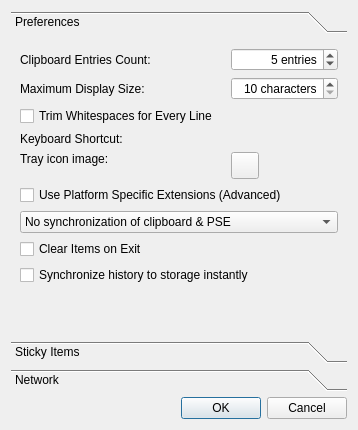
<?xml version="1.0" encoding="UTF-8"?>
<ui version="4.0">
 <class>QlipperPreferencesDialog</class>
 <widget class="QDialog" name="QlipperPreferencesDialog">
  <property name="geometry">
   <rect>
    <x>0</x>
    <y>0</y>
    <width>358</width>
    <height>430</height>
   </rect>
  </property>
  <property name="windowTitle">
   <string>Qlipper Preferences</string>
  </property>
  <layout class="QGridLayout" name="gridLayout_2">
   <item row="1" column="0">
    <widget class="QDialogButtonBox" name="buttonBox">
     <property name="orientation">
      <enum>Qt::Horizontal</enum>
     </property>
     <property name="standardButtons">
      <set>QDialogButtonBox::Cancel|QDialogButtonBox::Ok</set>
     </property>
    </widget>
   </item>
   <item row="0" column="0">
    <widget class="QToolBox" name="toolBox">
     <property name="currentIndex">
      <number>0</number>
     </property>
     <widget class="QWidget" name="page">
      <property name="geometry">
       <rect>
        <x>0</x>
        <y>0</y>
        <width>340</width>
        <height>302</height>
       </rect>
      </property>
      <attribute name="label">
       <string>Preferences</string>
      </attribute>
      <layout class="QGridLayout" name="gridLayout">
       <item row="0" column="0">
        <widget class="QLabel" name="label">
         <property name="text">
          <string>Clipboard Entries Count:</string>
         </property>
        </widget>
       </item>
       <item row="0" column="1">
        <widget class="QSpinBox" name="historyComboBox">
         <property name="toolTip">
          <string>The maximum count of dynamic items in the menu</string>
         </property>
         <property name="alignment">
          <set>Qt::AlignRight|Qt::AlignTrailing|Qt::AlignVCenter</set>
         </property>
         <property name="suffix">
          <string> entries</string>
         </property>
         <property name="minimum">
          <number>1</number>
         </property>
         <property name="maximum">
          <number>99</number>
         </property>
         <property name="value">
          <number>5</number>
         </property>
        </widget>
       </item>
       <item row="1" column="0">
        <widget class="QLabel" name="label_2">
         <property name="text">
          <string>Maximum Display Size:</string>
         </property>
        </widget>
       </item>
       <item row="1" column="1">
        <widget class="QSpinBox" name="displaySizeComboBox">
         <property name="toolTip">
          <string>How long is the preview text in the menu</string>
         </property>
         <property name="alignment">
          <set>Qt::AlignRight|Qt::AlignTrailing|Qt::AlignVCenter</set>
         </property>
         <property name="suffix">
          <string> characters</string>
         </property>
         <property name="minimum">
          <number>10</number>
         </property>
         <property name="maximum">
          <number>200</number>
         </property>
        </widget>
       </item>
       <item row="2" column="0" colspan="2">
        <widget class="QCheckBox" name="trimCheckBox">
         <property name="toolTip">
          <string>Useful for bigger text blocks copied for example from dummy terminals (minicom, etc.)</string>
         </property>
         <property name="text">
          <string>Trim Whitespaces for Every Line</string>
         </property>
        </widget>
       </item>
       <item row="3" column="0">
        <widget class="QLabel" name="keyboardShortcutLabel">
         <property name="text">
          <string>Keyboard Shortcut:</string>
         </property>
        </widget>
       </item>
       <item row="3" column="1">
        <widget class="QKeySequenceWidget" name="shortcutWidget" native="true">
         <property name="toolTip">
          <string>Change global keyboard shortcut to invoke the menu on screen</string>
         </property>
        </widget>
       </item>
       <item row="4" column="0">
        <widget class="QLabel" name="label_3">
         <property name="text">
          <string>Tray icon image:</string>
         </property>
         <property name="alignment">
          <set>Qt::AlignLeading|Qt::AlignLeft|Qt::AlignTop</set>
         </property>
        </widget>
       </item>
       <item row="4" column="1">
        <widget class="QToolButton" name="buttonIconImage">
         <property name="text">
          <string/>
         </property>
         <property name="iconSize">
          <size>
           <width>20</width>
           <height>20</height>
          </size>
         </property>
         <property name="popupMode">
          <enum>QToolButton::InstantPopup</enum>
         </property>
        </widget>
       </item>
       <item row="5" column="0" colspan="2">
        <widget class="QCheckBox" name="platformExtensionsCheckBox">
         <property name="toolTip">
          <string>Use clipboard extensions (X11 Selections, OS X Find Buffer) when it's supported</string>
         </property>
         <property name="text">
          <string>Use Platform Specific Extensions (Advanced)</string>
         </property>
        </widget>
       </item>
       <item row="6" column="0" colspan="2">
        <widget class="QComboBox" name="synchronizePSE">
         <item>
          <property name="text">
           <string>No synchronization of clipboard &amp; PSE</string>
          </property>
         </item>
         <item>
          <property name="text">
           <string>Synchronize clipboard &amp; PSE when item selected</string>
          </property>
         </item>
         <item>
          <property name="text">
           <string>Synchronize clipboard &amp; PSE instantly</string>
          </property>
         </item>
        </widget>
       </item>
       <item row="7" column="0" colspan="2">
        <widget class="QCheckBox" name="clearItemsOnExit">
         <property name="text">
          <string>Clear Items on Exit</string>
         </property>
        </widget>
       </item>
       <item row="8" column="0" colspan="2">
        <widget class="QCheckBox" name="synchronizeHistory">
         <property name="text">
          <string>Synchronize history to storage instantly</string>
         </property>
        </widget>
       </item>
       <item row="9" column="0" colspan="2">
        <spacer name="verticalSpacer">
         <property name="orientation">
          <enum>Qt::Vertical</enum>
         </property>
         <property name="sizeHint" stdset="0">
          <size>
           <width>20</width>
           <height>96</height>
          </size>
         </property>
        </spacer>
       </item>
      </layout>
     </widget>
     <widget class="QWidget" name="page_2">
      <property name="geometry">
       <rect>
        <x>0</x>
        <y>0</y>
        <width>340</width>
        <height>302</height>
       </rect>
      </property>
      <attribute name="label">
       <string>Sticky Items</string>
      </attribute>
      <layout class="QGridLayout" name="gridLayout_3">
       <item row="0" column="0" rowspan="6">
        <widget class="QListWidget" name="listWidget">
         <property name="toolTip">
          <string>Sticky items are unchanged, always on top snippets in the menu</string>
         </property>
         <property name="alternatingRowColors">
          <bool>true</bool>
         </property>
        </widget>
       </item>
       <item row="0" column="1">
        <spacer name="verticalSpacer_3">
         <property name="orientation">
          <enum>Qt::Vertical</enum>
         </property>
         <property name="sizeHint" stdset="0">
          <size>
           <width>20</width>
           <height>32</height>
          </size>
         </property>
        </spacer>
       </item>
       <item row="1" column="1">
        <widget class="QPushButton" name="stickyAddButton">
         <property name="toolTip">
          <string>Add new item to the end of the list</string>
         </property>
         <property name="text">
          <string>&amp;Add</string>
         </property>
        </widget>
       </item>
       <item row="2" column="1">
        <widget class="QPushButton" name="stickyRemoveButton">
         <property name="toolTip">
          <string>Remove current item</string>
         </property>
         <property name="text">
          <string>&amp;Remove</string>
         </property>
        </widget>
       </item>
       <item row="3" column="1">
        <widget class="QPushButton" name="stickyUpButton">
         <property name="toolTip">
          <string>Move item up</string>
         </property>
         <property name="text">
          <string>&amp;Up</string>
         </property>
        </widget>
       </item>
       <item row="4" column="1">
        <widget class="QPushButton" name="stickyDownButton">
         <property name="toolTip">
          <string>Move item down</string>
         </property>
         <property name="text">
          <string>&amp;Down</string>
         </property>
        </widget>
       </item>
       <item row="5" column="1">
        <spacer name="verticalSpacer_2">
         <property name="orientation">
          <enum>Qt::Vertical</enum>
         </property>
         <property name="sizeHint" stdset="0">
          <size>
           <width>20</width>
           <height>32</height>
          </size>
         </property>
        </spacer>
       </item>
      </layout>
     </widget>
     <widget class="QWidget" name="page_3">
      <property name="geometry">
       <rect>
        <x>0</x>
        <y>0</y>
        <width>340</width>
        <height>302</height>
       </rect>
      </property>
      <attribute name="label">
       <string>Network</string>
      </attribute>
      <layout class="QGridLayout" name="gridLayout_4">
       <item row="0" column="0" colspan="2">
        <widget class="QCheckBox" name="networkSendCheckBox">
         <property name="text">
          <string>Send Content to Network</string>
         </property>
        </widget>
       </item>
       <item row="1" column="0" colspan="2">
        <widget class="QCheckBox" name="networkReceiveCheckBox">
         <property name="text">
          <string>Receive Content from Network</string>
         </property>
        </widget>
       </item>
       <item row="2" column="0">
        <widget class="QLabel" name="portLabel">
         <property name="text">
          <string>Port:</string>
         </property>
        </widget>
       </item>
       <item row="2" column="1">
        <widget class="QSpinBox" name="portSpinBox">
         <property name="sizePolicy">
          <sizepolicy hsizetype="MinimumExpanding" vsizetype="Fixed">
           <horstretch>0</horstretch>
           <verstretch>0</verstretch>
          </sizepolicy>
         </property>
         <property name="minimum">
          <number>1</number>
         </property>
         <property name="maximum">
          <number>9999</number>
         </property>
        </widget>
       </item>
       <item row="3" column="1">
        <spacer name="networkSpacer">
         <property name="orientation">
          <enum>Qt::Vertical</enum>
         </property>
         <property name="sizeHint" stdset="0">
          <size>
           <width>20</width>
           <height>68</height>
          </size>
         </property>
        </spacer>
       </item>
      </layout>
     </widget>
    </widget>
   </item>
  </layout>
 </widget>
 <customwidgets>
  <customwidget>
   <class>QKeySequenceWidget</class>
   <extends>QWidget</extends>
   <header>qkeysequencewidget.h</header>
   <container>1</container>
  </customwidget>
 </customwidgets>
 <resources/>
 <connections>
  <connection>
   <sender>buttonBox</sender>
   <signal>accepted()</signal>
   <receiver>QlipperPreferencesDialog</receiver>
   <slot>accept()</slot>
   <hints>
    <hint type="sourcelabel">
     <x>271</x>
     <y>291</y>
    </hint>
    <hint type="destinationlabel">
     <x>157</x>
     <y>274</y>
    </hint>
   </hints>
  </connection>
  <connection>
   <sender>buttonBox</sender>
   <signal>rejected()</signal>
   <receiver>QlipperPreferencesDialog</receiver>
   <slot>reject()</slot>
   <hints>
    <hint type="sourcelabel">
     <x>303</x>
     <y>291</y>
    </hint>
    <hint type="destinationlabel">
     <x>286</x>
     <y>274</y>
    </hint>
   </hints>
  </connection>
  <connection>
   <sender>platformExtensionsCheckBox</sender>
   <signal>clicked(bool)</signal>
   <receiver>synchronizePSE</receiver>
   <slot>setEnabled(bool)</slot>
   <hints>
    <hint type="sourcelabel">
     <x>20</x>
     <y>20</y>
    </hint>
    <hint type="destinationlabel">
     <x>20</x>
     <y>20</y>
    </hint>
   </hints>
  </connection>
 </connections>
</ui>
